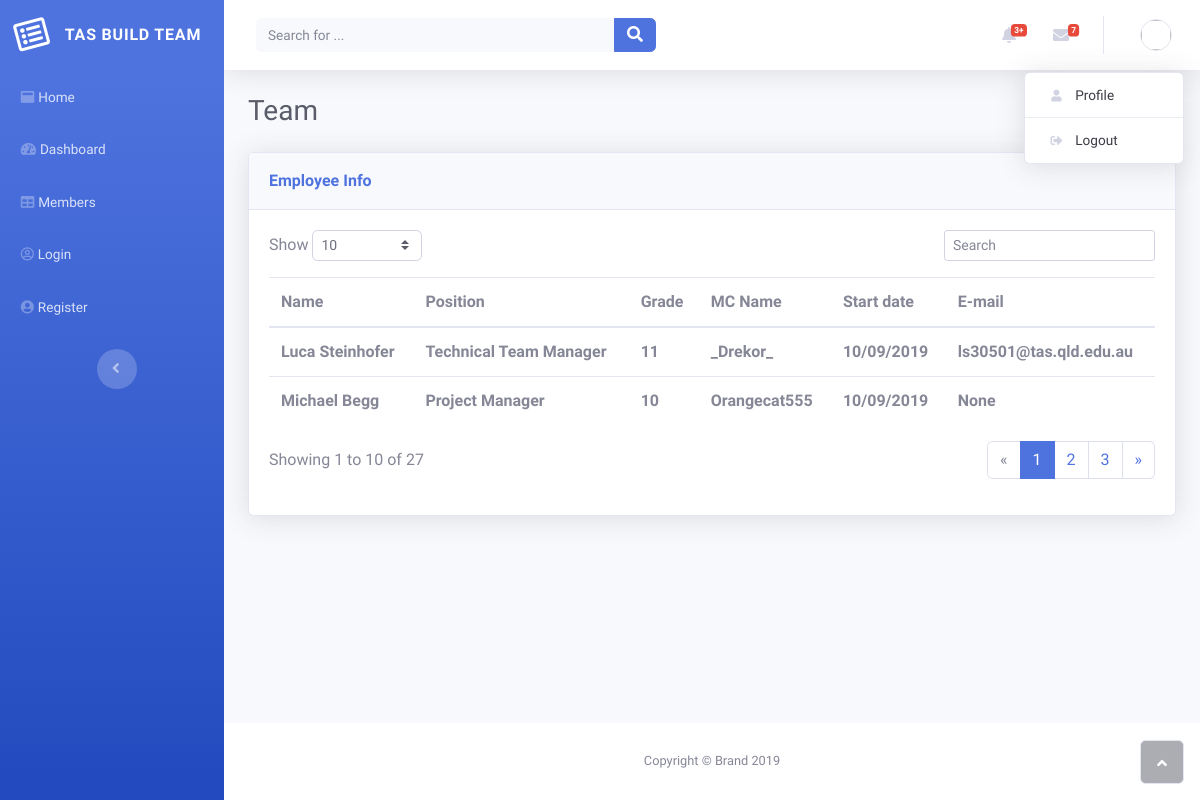
/members, run on the app's committed database.
### tables this page shows
CREATE TABLE "members" (
	"Name"	TEXT,
	"Position"	TEXT,
	"Grade"	TEXT,
	"MC Name"	TEXT,
	"Start Date"	TEXT,
	"Email"	TEXT,
	"areas"	TEXT
);

### app.py (the view)
@app.route('/members')
def list_members():
    sql = "SELECT * FROM members"
    conn = create_connection(database)
    cur = conn.cursor()
    cur.execute(sql,)
    memberlist = cur.fetchall()
    return render_template(members_page, m=memberlist)

### app.py (called while the page is built)
def create_connection(db_file):
    conn = None
    try:
        conn = sqlite3.connect(db_file)
    except Exception as e:
        print(e)
    return conn

### templates/table.html (shortened to what this page needs)
<!DOCTYPE html>
<html>
<head>
    <link rel="stylesheet" href="../static/assets/bootstrap/css/bootstrap.min.css">
    <link rel="stylesheet" href="../static/assets/fonts/fontawesome-all.min.css">
</head>
<body id="page-top">
    <div id="wrapper">
        <nav class="navbar navbar-dark align-items-start sidebar sidebar-dark accordion bg-gradient-primary p-0">
            <div class="container-fluid d-flex flex-column p-0">
                <a class="navbar-brand d-flex justify-content-center align-items-center sidebar-brand m-0" href="#">
                    <div class="sidebar-brand-icon rotate-n-15"><i class="far fa-list-alt"></i></div>
                    <div class="sidebar-brand-text mx-3"><span>TAS Build Team</span></div>
                </a>
                <ul class="nav navbar-nav text-light" id="accordionSidebar">
                    <li class="nav-item" role="presentation"><a class="nav-link" href="blank.html"><i class="fas fa-window-maximize"></i><span>Home</span></a><a class="nav-link" href="/"><i class="fas fa-tachometer-alt"></i><span>Dashboard</span></a></li>
                    <li class="nav-item" role="presentation"><a class="nav-link" href="/members"><i class="fas fa-table"></i><span>Members</span></a></li>
                    <li class="nav-item" role="presentation"><a class="nav-link" href="/login"><i class="far fa-user-circle"></i><span>Login</span></a></li>
                    <li class="nav-item" role="presentation"><a class="nav-link" href="/register"><i class="fas fa-user-circle"></i><span>Register</span></a></li>
                </ul>
                <div class="text-center d-none d-md-inline"><button class="btn rounded-circle border-0" id="sidebarToggle" type="button"></button></div>
            </div>
        </nav>
        <div class="d-flex flex-column" id="content-wrapper">
            <div id="content">
                <nav class="navbar navbar-light navbar-expand bg-white shadow mb-4 topbar static-top">
                    <div class="container-fluid"><button class="btn btn-link d-md-none rounded-circle mr-3" id="sidebarToggleTop" type="button"></button>
                        <form class="form-inline d-none d-sm-inline-block mr-auto ml-md-3 my-2 my-md-0 mw-100 navbar-search">
                            <div class="input-group"><input class="bg-light form-control border-0 small" type="text" placeholder="Search for ...">
                                <div class="input-group-append"><button class="btn btn-primary py-0" type="button"><i class="fas fa-search"></i></button></div>
                            </div>
                        </form>
                        <ul class="nav navbar-nav flex-nowrap ml-auto">
                            <li class="nav-item dropdown no-arrow mx-1" role="presentation">
                                <div class="nav-item dropdown no-arrow"><a class="dropdown-toggle nav-link" data-toggle="dropdown" aria-expanded="false" href="#"><span class="badge badge-danger badge-counter">3+</span><i class="fas fa-bell fa-fw"></i></a>
                                </div>
                            </li>
                            <li class="nav-item dropdown no-arrow mx-1" role="presentation">
                                <div class="nav-item dropdown no-arrow"><a class="dropdown-toggle nav-link" data-toggle="dropdown" aria-expanded="false" href="#"><i class="fas fa-envelope fa-fw"></i><span class="badge badge-danger badge-counter">7</span></a>
                                </div>
                            </li>
                            <li class="nav-item dropdown no-arrow" role="presentation">
                                <div class="nav-item dropdown show no-arrow"><a class="dropdown-toggle nav-link" data-toggle="dropdown" aria-expanded="true" href="#"><img class="border rounded-circle img-profile"></a>
                                    <div class="dropdown-menu show shadow dropdown-menu-right animated--grow-in"
                                        role="menu"><a class="dropdown-item" role="presentation" href="/profile"><i class="fas fa-user fa-sm fa-fw mr-2 text-gray-400"></i>&nbsp;Profile</a>
                                        <div class="dropdown-divider"></div><a class="dropdown-item" role="presentation" href="/"><i class="fas fa-sign-out-alt fa-sm fa-fw mr-2 text-gray-400"></i>&nbsp;Logout</a></div>
                                </div>
                            </li>
                        </ul>
                    </div>
                </nav>
                <div class="container-fluid">
                    <h3 class="text-dark mb-4">Team</h3>
                    <div class="card shadow">
                        <div class="card-header py-3">
                            <p class="text-primary m-0 font-weight-bold">Employee Info</p>
                        </div>
                        <div class="card-body">
                            <div class="row">
                                <div class="col-md-6 text-nowrap">
                                    <div id="dataTable_length" class="dataTables_length" aria-controls="dataTable"><label>Show&nbsp;<select class="form-control form-control-sm custom-select custom-select-sm"><option value="10" selected="">10</option><option value="25">25</option><option value="50">50</option><option value="100">100</option></select>&nbsp;</label></div>
                                </div>
                                <div class="col-md-6">
                                    <div class="text-md-right dataTables_filter" id="dataTable_filter"><label><input type="search" class="form-control form-control-sm" aria-controls="dataTable" placeholder="Search"></label></div>
                                </div>
                            </div>
                            <div class="table-responsive table mt-2" id="dataTable" role="grid" aria-describedby="dataTable_info">
                                <table class="table dataTable my-0" id="dataTable">
                                    <thead>
                                        <tr>
                                            <th>Name</th>
                                            <th>Position</th>
                                            <th>Grade</th>
                                            <th>MC Name</th>
                                            <th>Start date</th>
                                            <th>E-mail</th>
                                        </tr>
                                    </thead>
                                    <tbody>
                                        {% for member in m %}
                                        <tr>
                                            <th>{{member[0]}}</th>
                                            <th>{{member[1]}}</th>
                                            <th>{{member[2]}}</th>
                                            <th>{{member[3]}}</th>
                                            <th>{{member[4]}}</th>
                                            <th>{{member[5]}}</th>
                                        </tr>
                                        {% endfor %}
                                    </tbody>
                                </table>
                            </div>
                            <div class="row">
                                <div class="col-md-6 align-self-center">
                                    <p id="dataTable_info" class="dataTables_info" role="status" aria-live="polite">Showing 1 to 10 of 27</p>
                                </div>
                                <div class="col-md-6">
                                    <nav class="d-lg-flex justify-content-lg-end dataTables_paginate paging_simple_numbers">
                                        <ul class="pagination">
                                            <li class="page-item disabled"><a class="page-link" href="#" aria-label="Previous"><span aria-hidden="true">«</span></a></li>
                                            <li class="page-item active"><a class="page-link" href="#">1</a></li>
                                            <li class="page-item"><a class="page-link" href="#">2</a></li>
                                            <li class="page-item"><a class="page-link" href="#">3</a></li>
                                            <li class="page-item"><a class="page-link" href="#" aria-label="Next"><span aria-hidden="true">»</span></a></li>
                                        </ul>
                                    </nav>
                                </div>
                            </div>
                        </div>
                    </div>
                </div>
            </div>
            <footer class="bg-white sticky-footer">
                <div class="container my-auto">
                    <div class="text-center my-auto copyright"><span>Copyright © Brand 2019</span></div>
                </div>
            </footer>
        </div><a class="border rounded d-inline scroll-to-top" href="#page-top"><i class="fas fa-angle-up"></i></a></div>
</body>
</html>

### data on the page
members: Name "Luca Steinhofer", Position "Technical Team Manager", Grade "11", MC Name "_Drekor_", Start Date "10/09/2019", Email "ls30501@tas.qld.edu.au"
members: Name "Michael Begg", Position "Project Manager", Grade "10", MC Name "Orangecat555", Start Date "10/09/2019", member "None"
